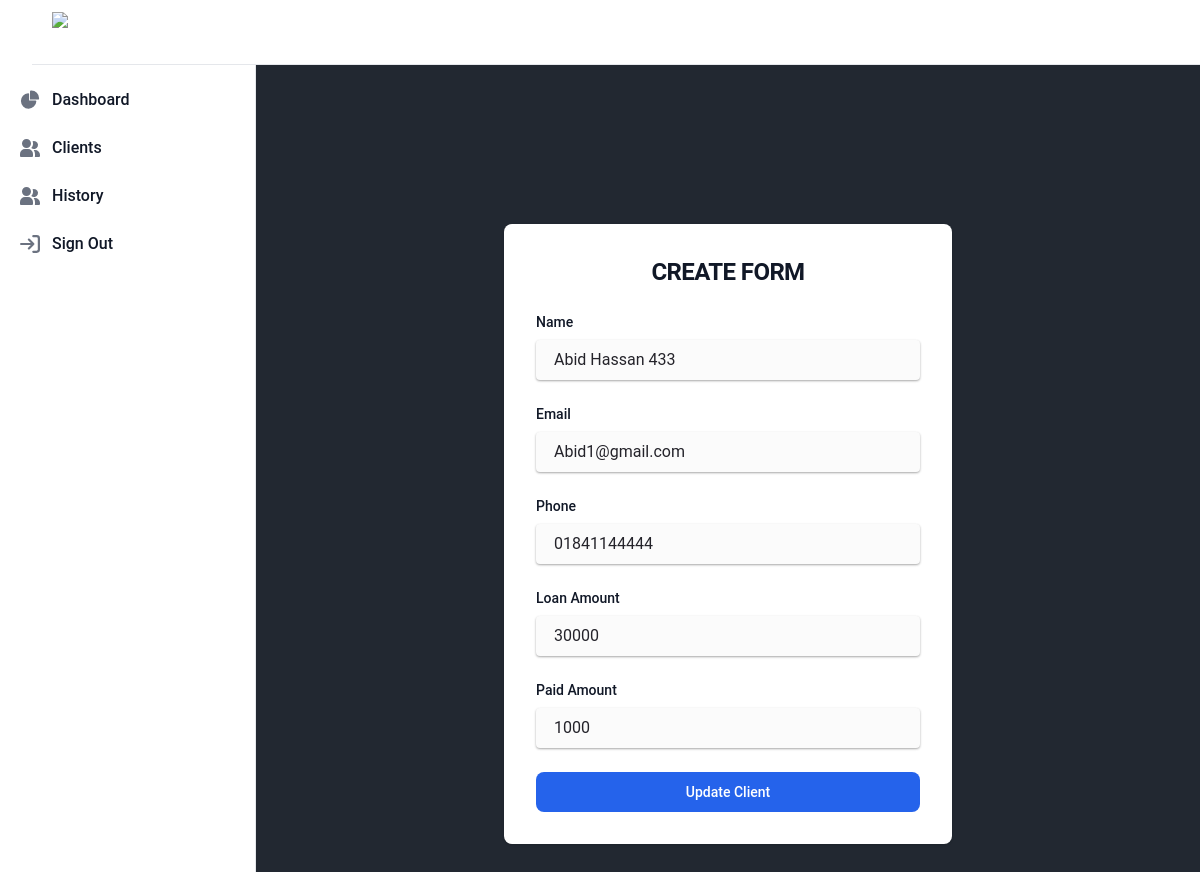
Screenshot of /client/34/update with the database file from the repository.
### lenden/models.py (models this page shows, shortened)
class Client(models.Model):
    name = models.CharField(max_length=200)
    email = models.EmailField()
    phone = models.CharField(max_length=20)
    created = models.DateField(auto_now_add=True)
    loan_amount = models.IntegerField()
    paid_amount = models.IntegerField(default=0)

### lenden/views.py (the view, shortened to what this page needs)
# urls.py: path("client/<int:pk>/update", views.ClientUpdateView.as_view(), name="update"),
class ClientUpdateView(UpdateView):
    model = Client
    form_class = CreateClientForm
    template_name = "client_form.html"
    def get_context_data(self, **kwargs):
        context = super().get_context_data(**kwargs)
        context["form_type"] = "Update"
        return context

### lenden/forms.py
class CreateClientForm(forms.ModelForm):
    class Meta:
        model = Client
        fields = "__all__"
        labels = {
            "name": "Name",
            "email": "Email",
            "phone": "Phone",
            "loan_amount": "Loan Amount",
            "paid_amount": "Paid Amount"
        }
        error_messages = {
            "name": {
                "required": "Please enter client name"
            },
            "email": {
                "required": "Please enter client email"
            },
            "phone": {
                "required": "Please enter client phone number"
            },
            "loan_amount": {
                "required": "Please enter the loan amount"
            },
            "paid_amount": {
                "required": "Please enter the paid amount"
            }
        }
    def __init__(self, *args, **kwargs):
        super(CreateClientForm, self).__init__(*args, **kwargs)
        if not self.instance.pk:
            self.fields.pop('paid_amount')

### lenden/templates/client_form.html (shortened to what this page needs)
{% extends "base.html" %}
{% block content %}
    <div class="pt-32">
        <form method="post">
            <section>
                <div class="flex flex-col items-center px-6  mx-auto md:h-screen lg:py-0">
                    <div class="w-full bg-white rounded-lg shadow dark:border md:mt-0 sm:max-w-md xl:p-0 dark:bg-gray-800 dark:border-gray-700">
                        <div class="p-6 space-y-4 md:space-y-6 sm:p-8">
                            <h1 class="text-xl font-bold leading-tight tracking-tight text-gray-900 md:text-2xl dark:text-white">
                                Create Form
                            </h1>
                            <form class="space-y-4 md:space-y-6" action="#">
                                {% for field in form %}
                                    <div>
                                        <label for="{{ field.id_for_label }}"
                                               class="block mb-2 text-sm font-medium text-gray-900 dark:text-white">{{ field.label }}</label>
                                        <div>
                                            {{ field }}
                                        </div>
                                    </div>
                                {% endfor %}
                                <button type="submit"
                                        class="w-full text-white bg-blue-600 hover:bg-primary-700 font-bold focus:ring-4 focus:outline-none focus:ring-primary-300 font-medium rounded-lg text-sm px-5 py-2.5 text-center dark:bg-primary-600 dark:hover:bg-primary-700 dark:focus:ring-primary-800">
                                    {{ form_type }} Client
                                </button>
                            </form>
                        </div>
                    </div>
                </div>
            </section>
        </form>
    </div>
{% endblock %}

### static/app.css (style rules this page uses)
body { background-color: #222831; font-family: 'Roboto', sans-serif; margin: 0; padding: 2rem; color: white; }
h1 { font-size: 30px; color: #fff; text-transform: uppercase; font-weight: 300; text-align: center; margin-bottom: 15px; }

### lenden/templates/client_form.html (style rules this page uses)
body { overflow: hidden; }

### rows the page displays
Client: form "Abid Hassan 433" "Abid1@gmail.com" "01841144444" "30000" "1000"

### other values shown
{{ field.label }} "Name" "Email" "Phone" "Loan Amount" "Paid Amount"
